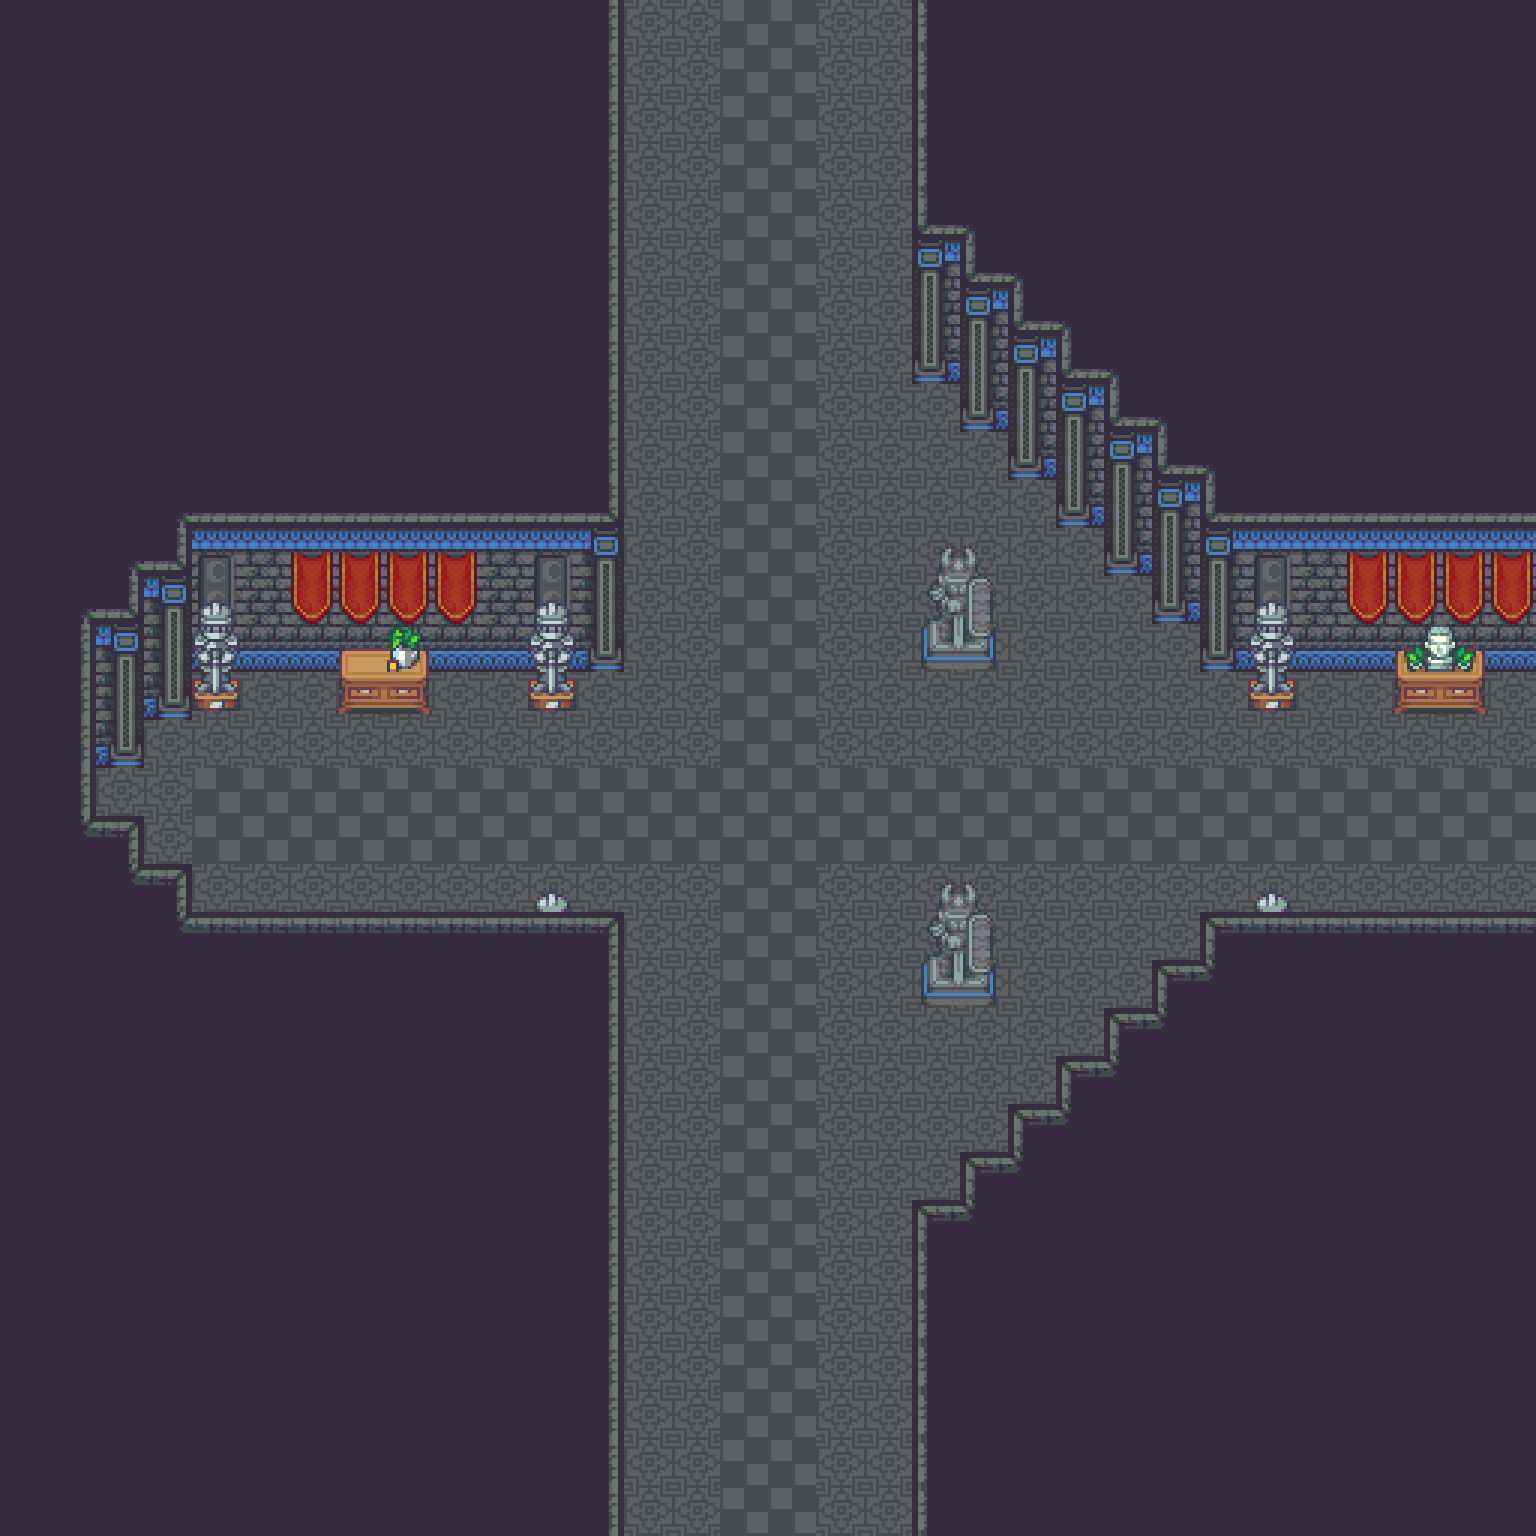

Below is a game level as drawn by its tile map, then a one-line description and the .tmx that defines it (tile-layer data replaced by summaries):
An orthogonal 32x32 tile map with 48x48 px tiles, 3 tile layers (Ground, Furnishing, Ceiling), 4 tilesets and 3 objects.

<map version="1.10" tiledversion="1.10.1" orientation="orthogonal" renderorder="right-down" width="32" height="32" tilewidth="48" tileheight="48" infinite="0" nextlayerid="5" nextobjectid="4">
 <tileset firstgid="1" source="Castle.tsx" />
 <tileset firstgid="1480" source="CastleInterior.tsx" />
 <tileset firstgid="3160" source="CastleObjects.tsx" />
 <tileset firstgid="3416" source="CastleObjects2.tsx" />
 <layer id="2" name="Ground" width="32" height="32" opacity="0.9">
  <data>[1024 cells, 1024 non-empty, 3 distinct tile ids]</data>
 </layer>
 <layer id="1" name="Furnishing" width="32" height="32">
  <data>[1024 cells, 689 non-empty, 34 distinct tile ids]</data>
 </layer>
 <layer id="4" name="Ceiling" width="32" height="32">
  <data>[1024 cells, 18 non-empty, 10 distinct tile ids]</data>
 </layer>
 <objectgroup id="3" name="Props">
  <object id="1" gid="235" x="96" y="816" width="48" height="48">
   <properties>
    <property name="I" value="[ChestSpawn]" />
   </properties>
  </object>
  <object id="2" gid="235" x="936" y="1056" width="48" height="48">
   <properties>
    <property name="I" value="[ChestSpawn]" />
   </properties>
  </object>
  <object id="3" gid="235" x="1056" y="720" width="48" height="48">
   <properties>
    <property name="S" value="" />
   </properties>
  </object>
 </objectgroup>
</map>
